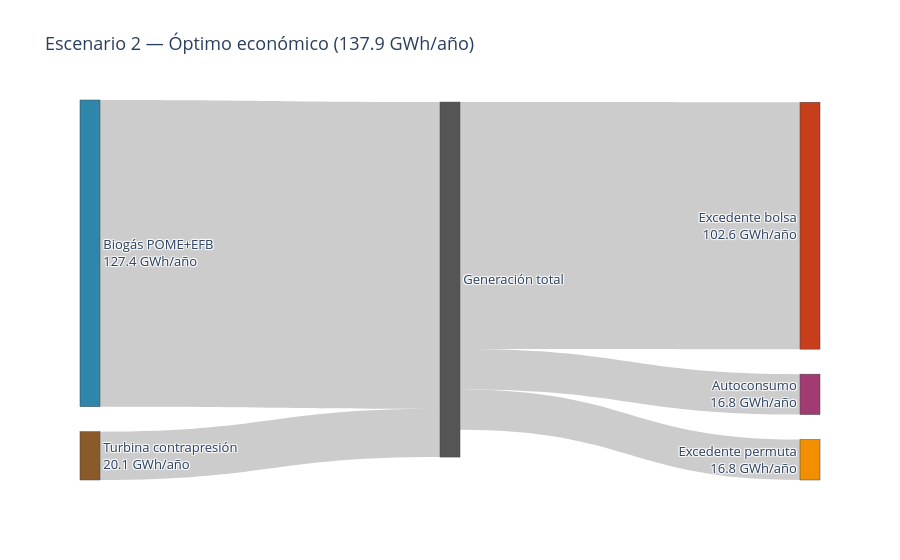
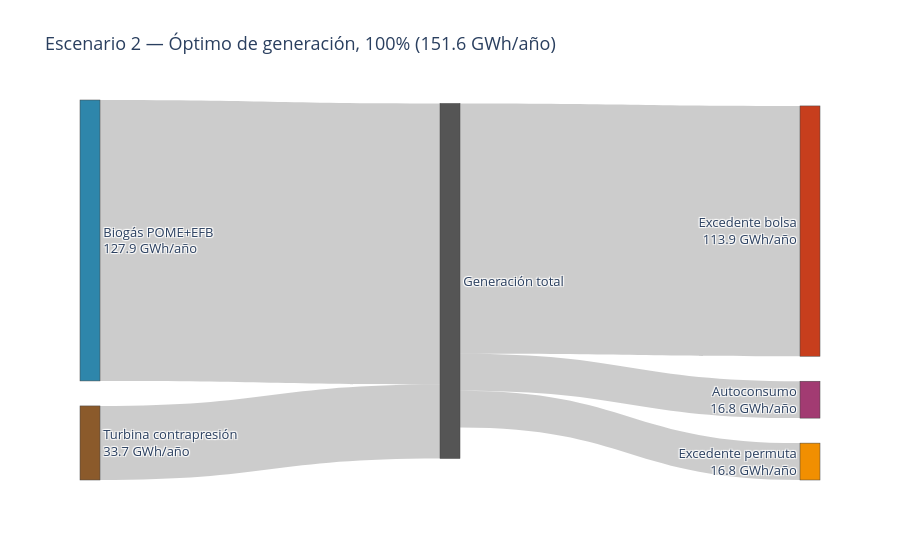

The notebook cell these images were saved under, in order:
### Code cell
# ==========================================================
# Sección 20 - Ajuste: etiquetas con valores numéricos explícitos, 
# para que el contraste (o la ausencia de contraste, en Escenario 2) 
# sea legible en el PNG estático, no solo en el hover interactivo.
# ==========================================================
def construir_sankey_esc2_anotado(m, titulo, nombre_archivo):
    turbina_kWh = sum(pyo.value(m.potencia_turbina_kW[p]) * horas_operacion_anual[p] for p in plantas) / 1e6
    biogas_kWh = sum(pyo.value(m.potencia_biogas_kW[p]) * horas_operacion_anual[p] for p in plantas) / 1e6
    autoconsumo_kWh = sum(pyo.value(m.autoconsumo_kW[p]) * horas_operacion_anual[p] for p in plantas) / 1e6
    permuta_kWh = sum(pyo.value(m.excedente_permuta_kW[p]) * horas_operacion_anual[p] for p in plantas) / 1e6
    bolsa_kWh = sum(pyo.value(m.excedente_bolsa_kW[p]) * horas_operacion_anual[p] for p in plantas) / 1e6

    labels = [
        f"Turbina contrapresión<br>{turbina_kWh:.1f} GWh/año",
        f"Biogás POME+EFB<br>{biogas_kWh:.1f} GWh/año",
        "Generación total",
        f"Autoconsumo<br>{autoconsumo_kWh:.1f} GWh/año",
        f"Excedente permuta<br>{permuta_kWh:.1f} GWh/año",
        f"Excedente bolsa<br>{bolsa_kWh:.1f} GWh/año",
    ]
    source = [0, 1, 2, 2, 2]
    target = [2, 2, 3, 4, 5]
    value = [turbina_kWh, biogas_kWh, autoconsumo_kWh, permuta_kWh, bolsa_kWh]

    fig = go.Figure(data=[go.Sankey(
        node=dict(pad=25, thickness=20, label=labels,
                   color=["#8B5A2B", "#2E86AB", "#555555", "#A23B72", "#F18F01", "#C73E1D"]),
        link=dict(source=source, target=target, value=value)
    )])
    fig.update_layout(title_text=titulo, font_size=13)
    fig.write_html(nombre_archivo + ".html")
    fig.write_image(nombre_archivo + ".png", scale=2)
    fig.show()
    return {"turbina_GWh": turbina_kWh, "biogas_GWh": biogas_kWh}

r_eco_e2 = construir_sankey_esc2_anotado(m1_e2, "Escenario 2 — Óptimo económico (137.9 GWh/año)", "sankey_esc2_optimo_economico_v2")
r_gen_e2 = construir_sankey_esc2_anotado(m2_e2, "Escenario 2 — Óptimo de generación, 100% (151.6 GWh/año)", "sankey_esc2_optimo_generacion_v2")

print(f"\nCambio en turbina: {r_eco_e2['turbina_GWh']:.2f} -> {r_gen_e2['turbina_GWh']:.2f} GWh/año "
      f"({(r_gen_e2['turbina_GWh']/r_eco_e2['turbina_GWh']-1)*100:+.0f}%)")
print(f"Cambio en biogás:  {r_eco_e2['biogas_GWh']:.2f} -> {r_gen_e2['biogas_GWh']:.2f} GWh/año "
      f"({(r_gen_e2['biogas_GWh']/r_eco_e2['biogas_GWh']-1)*100:+.1f}%)")

### Figure 1 — Plotly figure (JSON) as saved in the notebook; plotly's stock layout.template omitted (floating-point values rounded to 4 significant figures)
{"data": [{"link": {"source": [0, 1, 2, 2, 2], "target": [2, 2, 3, 4, 5], "value": [20.07, 127.4, 16.79, 16.79, 102.6]}, "node": {"color": ["#8B5A2B", "#2E86AB", "#555555", "#A23B72", "#F18F01", "#C73E1D"], "label": ["Turbina contrapresión<br>20.1 GWh/año", "Biogás POME+EFB<br>127.4 GWh/año", "Generación total", "Autoconsumo<br>16.8 GWh/año", "Excedente permuta<br>16.8 GWh/año", "Excedente bolsa<br>102.6 GWh/año"], "pad": 25, "thickness": 20}, "type": "sankey"}], "layout": {"font": {"size": 13}, "title": {"text": "Escenario 2 — Óptimo económico (137.9 GWh/año)"}}}

### Figure 2 — Plotly figure (JSON) as saved in the notebook; plotly's stock layout.template omitted (floating-point values rounded to 4 significant figures)
{"data": [{"link": {"source": [0, 1, 2, 2, 2], "target": [2, 2, 3, 4, 5], "value": [33.72, 127.9, 16.79, 16.79, 113.9]}, "node": {"color": ["#8B5A2B", "#2E86AB", "#555555", "#A23B72", "#F18F01", "#C73E1D"], "label": ["Turbina contrapresión<br>33.7 GWh/año", "Biogás POME+EFB<br>127.9 GWh/año", "Generación total", "Autoconsumo<br>16.8 GWh/año", "Excedente permuta<br>16.8 GWh/año", "Excedente bolsa<br>113.9 GWh/año"], "pad": 25, "thickness": 20}, "type": "sankey"}], "layout": {"font": {"size": 13}, "title": {"text": "Escenario 2 — Óptimo de generación, 100% (151.6 GWh/año)"}}}
